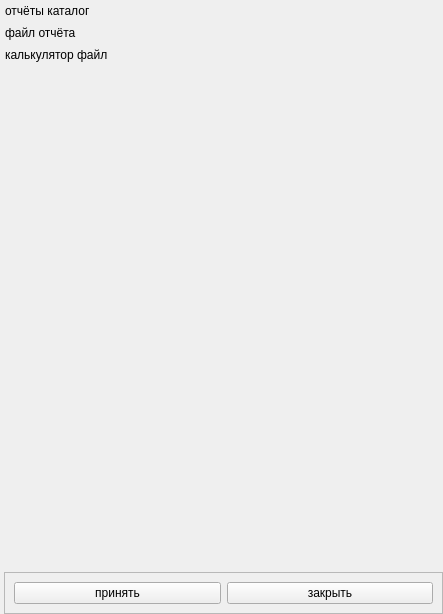
<?xml version="1.0" encoding="UTF-8"?>
<ui version="4.0">
 <class>Settings</class>
 <widget class="QWidget" name="Settings">
  <property name="geometry">
   <rect>
    <x>0</x>
    <y>0</y>
    <width>443</width>
    <height>614</height>
   </rect>
  </property>
  <property name="windowTitle">
   <string>Form</string>
  </property>
  <property name="layoutDirection">
   <enum>Qt::LeftToRight</enum>
  </property>
  <layout class="QVBoxLayout" name="verticalLayout">
   <property name="spacing">
    <number>0</number>
   </property>
   <property name="sizeConstraint">
    <enum>QLayout::SetMinimumSize</enum>
   </property>
   <property name="leftMargin">
    <number>4</number>
   </property>
   <property name="topMargin">
    <number>0</number>
   </property>
   <property name="rightMargin">
    <number>0</number>
   </property>
   <property name="bottomMargin">
    <number>0</number>
   </property>
   <item>
    <widget class="QPushButton" name="report_dir_btn">
     <property name="sizePolicy">
      <sizepolicy hsizetype="Minimum" vsizetype="Fixed">
       <horstretch>0</horstretch>
       <verstretch>0</verstretch>
      </sizepolicy>
     </property>
     <property name="cursor">
      <cursorShape>PointingHandCursor</cursorShape>
     </property>
     <property name="styleSheet">
      <string notr="true">font: italic 12pt &quot;Source Sans Pro&quot;;
text-align: left;</string>
     </property>
     <property name="text">
      <string>отчёты каталог</string>
     </property>
     <property name="flat">
      <bool>true</bool>
     </property>
    </widget>
   </item>
   <item>
    <widget class="QPushButton" name="report_file">
     <property name="cursor">
      <cursorShape>PointingHandCursor</cursorShape>
     </property>
     <property name="styleSheet">
      <string notr="true">font: italic 12pt &quot;Source Sans Pro&quot;;
text-align: left;</string>
     </property>
     <property name="text">
      <string>файл отчёта</string>
     </property>
     <property name="flat">
      <bool>true</bool>
     </property>
    </widget>
   </item>
   <item>
    <widget class="QPushButton" name="calc_file_btn">
     <property name="sizePolicy">
      <sizepolicy hsizetype="MinimumExpanding" vsizetype="Fixed">
       <horstretch>0</horstretch>
       <verstretch>0</verstretch>
      </sizepolicy>
     </property>
     <property name="cursor">
      <cursorShape>PointingHandCursor</cursorShape>
     </property>
     <property name="layoutDirection">
      <enum>Qt::LeftToRight</enum>
     </property>
     <property name="styleSheet">
      <string notr="true">font: italic 12pt &quot;Source Sans Pro&quot;;
text-align: left;</string>
     </property>
     <property name="text">
      <string>калькулятор файл</string>
     </property>
     <property name="flat">
      <bool>true</bool>
     </property>
    </widget>
   </item>
   <item>
    <spacer name="verticalSpacer">
     <property name="orientation">
      <enum>Qt::Vertical</enum>
     </property>
     <property name="sizeHint" stdset="0">
      <size>
       <width>20</width>
       <height>40</height>
      </size>
     </property>
    </spacer>
   </item>
   <item>
    <widget class="QFrame" name="frame">
     <property name="frameShape">
      <enum>QFrame::StyledPanel</enum>
     </property>
     <property name="frameShadow">
      <enum>QFrame::Raised</enum>
     </property>
     <layout class="QHBoxLayout" name="horizontalLayout">
      <item>
       <widget class="QPushButton" name="set_ok">
        <property name="text">
         <string>принять</string>
        </property>
       </widget>
      </item>
      <item>
       <widget class="QPushButton" name="set_close">
        <property name="text">
         <string>закрыть</string>
        </property>
       </widget>
      </item>
     </layout>
    </widget>
   </item>
  </layout>
 </widget>
 <resources/>
 <connections/>
</ui>
